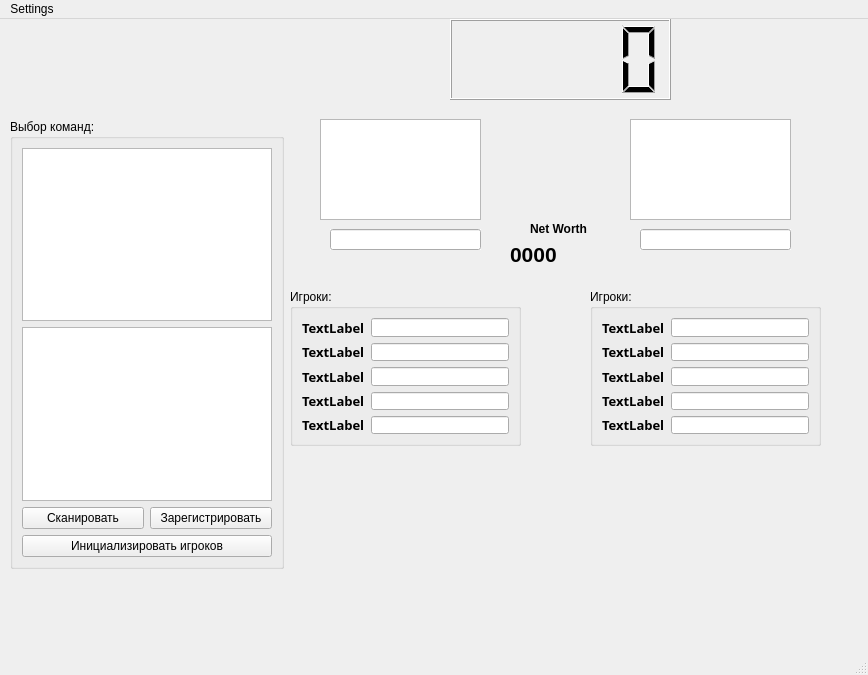
<?xml version="1.0" encoding="UTF-8"?>
<ui version="4.0">
 <class>MainWindow</class>
 <widget class="QMainWindow" name="MainWindow">
  <property name="geometry">
   <rect>
    <x>0</x>
    <y>0</y>
    <width>868</width>
    <height>675</height>
   </rect>
  </property>
  <property name="windowTitle">
   <string>MainWindow</string>
  </property>
  <widget class="QWidget" name="centralwidget">
   <widget class="QLCDNumber" name="Time">
    <property name="geometry">
     <rect>
      <x>450</x>
      <y>0</y>
      <width>221</width>
      <height>81</height>
     </rect>
    </property>
   </widget>
   <widget class="QGroupBox" name="groupBox">
    <property name="enabled">
     <bool>true</bool>
    </property>
    <property name="geometry">
     <rect>
      <x>10</x>
      <y>100</y>
      <width>274</width>
      <height>450</height>
     </rect>
    </property>
    <property name="statusTip">
     <string/>
    </property>
    <property name="autoFillBackground">
     <bool>false</bool>
    </property>
    <property name="title">
     <string>Выбор команд:</string>
    </property>
    <property name="flat">
     <bool>false</bool>
    </property>
    <property name="checkable">
     <bool>false</bool>
    </property>
    <property name="checked">
     <bool>false</bool>
    </property>
    <layout class="QGridLayout" name="gridLayout">
     <item row="2" column="1">
      <widget class="QPushButton" name="registr">
       <property name="text">
        <string>Зарегистрировать</string>
       </property>
       <property name="checkable">
        <bool>false</bool>
       </property>
       <property name="autoExclusive">
        <bool>false</bool>
       </property>
       <property name="default">
        <bool>false</bool>
       </property>
       <property name="flat">
        <bool>false</bool>
       </property>
      </widget>
     </item>
     <item row="2" column="0">
      <widget class="QPushButton" name="scan">
       <property name="text">
        <string>Сканировать</string>
       </property>
      </widget>
     </item>
     <item row="1" column="0" colspan="2">
      <widget class="QListWidget" name="Team2_listWidget"/>
     </item>
     <item row="0" column="0" colspan="2">
      <widget class="QListWidget" name="Team1_listWidget"/>
     </item>
     <item row="3" column="0" colspan="2">
      <widget class="QPushButton" name="players_init">
       <property name="text">
        <string>Инициализировать игроков</string>
       </property>
      </widget>
     </item>
    </layout>
   </widget>
   <widget class="QLineEdit" name="team1_lineEdit">
    <property name="geometry">
     <rect>
      <x>330</x>
      <y>210</y>
      <width>151</width>
      <height>21</height>
     </rect>
    </property>
    <property name="font">
     <font>
      <pointsize>12</pointsize>
      <weight>75</weight>
      <bold>true</bold>
      <underline>true</underline>
     </font>
    </property>
    <property name="cursor">
     <cursorShape>ArrowCursor</cursorShape>
    </property>
    <property name="autoFillBackground">
     <bool>true</bool>
    </property>
    <property name="text">
     <string/>
    </property>
    <property name="readOnly">
     <bool>true</bool>
    </property>
   </widget>
   <widget class="QLineEdit" name="team2_lineEdit">
    <property name="geometry">
     <rect>
      <x>640</x>
      <y>210</y>
      <width>151</width>
      <height>21</height>
     </rect>
    </property>
    <property name="font">
     <font>
      <pointsize>12</pointsize>
      <weight>75</weight>
      <bold>true</bold>
      <underline>true</underline>
     </font>
    </property>
    <property name="cursor">
     <cursorShape>ArrowCursor</cursorShape>
    </property>
    <property name="autoFillBackground">
     <bool>true</bool>
    </property>
    <property name="readOnly">
     <bool>true</bool>
    </property>
    <property name="clearButtonEnabled">
     <bool>false</bool>
    </property>
   </widget>
   <widget class="QGroupBox" name="groupBox_2">
    <property name="enabled">
     <bool>true</bool>
    </property>
    <property name="geometry">
     <rect>
      <x>290</x>
      <y>270</y>
      <width>231</width>
      <height>157</height>
     </rect>
    </property>
    <property name="title">
     <string>Игроки:</string>
    </property>
    <layout class="QGridLayout" name="gridLayout_2">
     <item row="4" column="1">
      <widget class="QLineEdit" name="t1_pl5">
       <property name="font">
        <font>
         <family>Kartika</family>
         <pointsize>9</pointsize>
         <weight>50</weight>
         <bold>false</bold>
        </font>
       </property>
       <property name="readOnly">
        <bool>true</bool>
       </property>
      </widget>
     </item>
     <item row="2" column="1">
      <widget class="QLineEdit" name="t1_pl3">
       <property name="font">
        <font>
         <family>Kartika</family>
         <pointsize>9</pointsize>
         <weight>50</weight>
         <bold>false</bold>
        </font>
       </property>
       <property name="readOnly">
        <bool>true</bool>
       </property>
      </widget>
     </item>
     <item row="3" column="1">
      <widget class="QLineEdit" name="t1_pl4">
       <property name="font">
        <font>
         <family>Kartika</family>
         <pointsize>9</pointsize>
         <weight>50</weight>
         <bold>false</bold>
        </font>
       </property>
       <property name="readOnly">
        <bool>true</bool>
       </property>
      </widget>
     </item>
     <item row="0" column="1">
      <widget class="QLineEdit" name="t1_pl1">
       <property name="font">
        <font>
         <family>Kartika</family>
         <pointsize>9</pointsize>
         <weight>50</weight>
         <bold>false</bold>
        </font>
       </property>
       <property name="text">
        <string/>
       </property>
       <property name="readOnly">
        <bool>true</bool>
       </property>
      </widget>
     </item>
     <item row="1" column="1">
      <widget class="QLineEdit" name="t1_pl2">
       <property name="font">
        <font>
         <family>Kartika</family>
         <pointsize>9</pointsize>
         <weight>50</weight>
         <bold>false</bold>
        </font>
       </property>
       <property name="readOnly">
        <bool>true</bool>
       </property>
      </widget>
     </item>
     <item row="0" column="0">
      <widget class="QLabel" name="gold_1">
       <property name="font">
        <font>
         <family>Kartika</family>
         <pointsize>10</pointsize>
         <weight>75</weight>
         <bold>true</bold>
        </font>
       </property>
       <property name="text">
        <string>TextLabel</string>
       </property>
      </widget>
     </item>
     <item row="1" column="0">
      <widget class="QLabel" name="gold_2">
       <property name="font">
        <font>
         <family>Kartika</family>
         <pointsize>10</pointsize>
         <weight>75</weight>
         <bold>true</bold>
        </font>
       </property>
       <property name="text">
        <string>TextLabel</string>
       </property>
      </widget>
     </item>
     <item row="2" column="0">
      <widget class="QLabel" name="gold_3">
       <property name="font">
        <font>
         <family>Kartika</family>
         <pointsize>10</pointsize>
         <weight>75</weight>
         <bold>true</bold>
        </font>
       </property>
       <property name="text">
        <string>TextLabel</string>
       </property>
      </widget>
     </item>
     <item row="3" column="0">
      <widget class="QLabel" name="gold_4">
       <property name="font">
        <font>
         <family>Kartika</family>
         <pointsize>10</pointsize>
         <weight>75</weight>
         <bold>true</bold>
        </font>
       </property>
       <property name="text">
        <string>TextLabel</string>
       </property>
      </widget>
     </item>
     <item row="4" column="0">
      <widget class="QLabel" name="gold_5">
       <property name="font">
        <font>
         <family>Kartika</family>
         <pointsize>10</pointsize>
         <weight>75</weight>
         <bold>true</bold>
        </font>
       </property>
       <property name="text">
        <string>TextLabel</string>
       </property>
      </widget>
     </item>
    </layout>
   </widget>
   <widget class="QGroupBox" name="groupBox_3">
    <property name="geometry">
     <rect>
      <x>590</x>
      <y>270</y>
      <width>231</width>
      <height>157</height>
     </rect>
    </property>
    <property name="title">
     <string>Игроки:</string>
    </property>
    <layout class="QGridLayout" name="gridLayout_3">
     <item row="0" column="1">
      <widget class="QLineEdit" name="t2_pl1">
       <property name="font">
        <font>
         <family>Kartika</family>
         <pointsize>9</pointsize>
         <weight>50</weight>
         <bold>false</bold>
        </font>
       </property>
       <property name="readOnly">
        <bool>true</bool>
       </property>
      </widget>
     </item>
     <item row="1" column="1">
      <widget class="QLineEdit" name="t2_pl2">
       <property name="font">
        <font>
         <family>Kartika</family>
         <pointsize>9</pointsize>
         <weight>50</weight>
         <bold>false</bold>
        </font>
       </property>
       <property name="readOnly">
        <bool>true</bool>
       </property>
      </widget>
     </item>
     <item row="4" column="1">
      <widget class="QLineEdit" name="t2_pl5">
       <property name="font">
        <font>
         <family>Kartika</family>
         <pointsize>9</pointsize>
         <weight>50</weight>
         <bold>false</bold>
        </font>
       </property>
       <property name="readOnly">
        <bool>true</bool>
       </property>
      </widget>
     </item>
     <item row="3" column="1">
      <widget class="QLineEdit" name="t2_pl4">
       <property name="font">
        <font>
         <family>Kartika</family>
         <pointsize>9</pointsize>
         <weight>50</weight>
         <bold>false</bold>
        </font>
       </property>
       <property name="readOnly">
        <bool>true</bool>
       </property>
      </widget>
     </item>
     <item row="2" column="1">
      <widget class="QLineEdit" name="t2_pl3">
       <property name="font">
        <font>
         <family>Kartika</family>
         <pointsize>9</pointsize>
         <weight>50</weight>
         <bold>false</bold>
        </font>
       </property>
       <property name="readOnly">
        <bool>true</bool>
       </property>
      </widget>
     </item>
     <item row="0" column="0">
      <widget class="QLabel" name="gold_6">
       <property name="font">
        <font>
         <family>Kartika</family>
         <pointsize>10</pointsize>
         <weight>75</weight>
         <bold>true</bold>
        </font>
       </property>
       <property name="text">
        <string>TextLabel</string>
       </property>
      </widget>
     </item>
     <item row="1" column="0">
      <widget class="QLabel" name="gold_7">
       <property name="font">
        <font>
         <family>Kartika</family>
         <pointsize>10</pointsize>
         <weight>75</weight>
         <bold>true</bold>
        </font>
       </property>
       <property name="text">
        <string>TextLabel</string>
       </property>
      </widget>
     </item>
     <item row="2" column="0">
      <widget class="QLabel" name="gold_8">
       <property name="font">
        <font>
         <family>Kartika</family>
         <pointsize>10</pointsize>
         <weight>75</weight>
         <bold>true</bold>
        </font>
       </property>
       <property name="text">
        <string>TextLabel</string>
       </property>
      </widget>
     </item>
     <item row="3" column="0">
      <widget class="QLabel" name="gold_9">
       <property name="font">
        <font>
         <family>Kartika</family>
         <pointsize>10</pointsize>
         <weight>75</weight>
         <bold>true</bold>
        </font>
       </property>
       <property name="text">
        <string>TextLabel</string>
       </property>
      </widget>
     </item>
     <item row="4" column="0">
      <widget class="QLabel" name="gold_10">
       <property name="font">
        <font>
         <family>Kartika</family>
         <pointsize>10</pointsize>
         <weight>75</weight>
         <bold>true</bold>
        </font>
       </property>
       <property name="text">
        <string>TextLabel</string>
       </property>
      </widget>
     </item>
    </layout>
   </widget>
   <widget class="QLabel" name="label">
    <property name="geometry">
     <rect>
      <x>530</x>
      <y>200</y>
      <width>71</width>
      <height>20</height>
     </rect>
    </property>
    <property name="font">
     <font>
      <weight>75</weight>
      <bold>true</bold>
     </font>
    </property>
    <property name="text">
     <string>Net Worth</string>
    </property>
   </widget>
   <widget class="QLabel" name="net_worth">
    <property name="geometry">
     <rect>
      <x>510</x>
      <y>220</y>
      <width>111</width>
      <height>31</height>
     </rect>
    </property>
    <property name="font">
     <font>
      <pointsize>16</pointsize>
      <weight>75</weight>
      <italic>false</italic>
      <bold>true</bold>
      <underline>false</underline>
      <strikeout>false</strikeout>
     </font>
    </property>
    <property name="text">
     <string>0000</string>
    </property>
   </widget>
   <widget class="QGraphicsView" name="team1_logo">
    <property name="geometry">
     <rect>
      <x>320</x>
      <y>100</y>
      <width>161</width>
      <height>101</height>
     </rect>
    </property>
   </widget>
   <widget class="QGraphicsView" name="team2_logo">
    <property name="geometry">
     <rect>
      <x>630</x>
      <y>100</y>
      <width>161</width>
      <height>101</height>
     </rect>
    </property>
   </widget>
  </widget>
  <widget class="QMenuBar" name="menubar">
   <property name="geometry">
    <rect>
     <x>0</x>
     <y>0</y>
     <width>868</width>
     <height>21</height>
    </rect>
   </property>
   <widget class="QMenu" name="menuSettings">
    <property name="title">
     <string>Settings</string>
    </property>
    <widget class="QMenu" name="menuBase_Health">
     <property name="title">
      <string>Base Health</string>
     </property>
     <addaction name="action30_000"/>
     <addaction name="action20_000"/>
     <addaction name="action10_000"/>
    </widget>
    <addaction name="separator"/>
    <addaction name="menuBase_Health"/>
   </widget>
   <addaction name="menuSettings"/>
  </widget>
  <widget class="QStatusBar" name="statusbar"/>
  <action name="action30_000">
   <property name="text">
    <string>30 000</string>
   </property>
  </action>
  <action name="action20_000">
   <property name="text">
    <string>20 000</string>
   </property>
  </action>
  <action name="action10_000">
   <property name="text">
    <string>10 000</string>
   </property>
  </action>
 </widget>
 <resources/>
 <connections/>
</ui>
